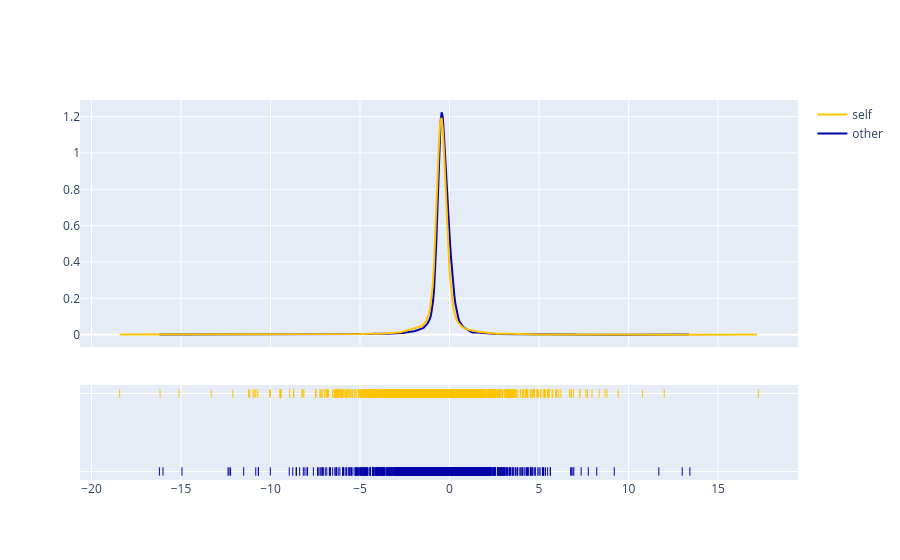

Notebook code for this chart:
### Code cell
fig = ff.create_distplot(hist_data,groups,show_hist=False,colors=colors)

### Figure 1 — Plotly figure (JSON) as saved in the notebook; plotly's stock layout.template omitted (floating-point values rounded to 4 significant figures; data arrays with more than 128 entries replaced by an {"elided": "..."} marker saying what was removed)
{"data": [{"legendgroup": "other", "marker": {"color": "#0504aa"}, "mode": "lines", "name": "other", "showlegend": true, "x": {"elided": "500 float values"}, "xaxis": "x", "y": {"elided": "500 float values"}, "yaxis": "y", "type": "scatter"}, {"legendgroup": "self", "marker": {"color": "#FFC300"}, "mode": "lines", "name": "self", "showlegend": true, "x": {"elided": "500 float values"}, "xaxis": "x", "y": {"elided": "500 float values"}, "yaxis": "y", "type": "scatter"}, {"legendgroup": "other", "marker": {"color": "#0504aa", "symbol": "line-ns-open"}, "mode": "markers", "name": "other", "showlegend": false, "x": {"elided": "12019 float values"}, "xaxis": "x", "y": {"elided": "12019 str values"}, "yaxis": "y2", "type": "scatter"}, {"legendgroup": "self", "marker": {"color": "#FFC300", "symbol": "line-ns-open"}, "mode": "markers", "name": "self", "showlegend": false, "x": {"elided": "10719 float values"}, "xaxis": "x", "y": {"elided": "10719 str values"}, "yaxis": "y2", "type": "scatter"}], "layout": {"barmode": "overlay", "hovermode": "closest", "legend": {"traceorder": "reversed"}, "xaxis": {"anchor": "y2", "domain": [0.0, 1.0], "zeroline": false}, "yaxis": {"anchor": "free", "domain": [0.35, 1], "position": 0.0}, "yaxis2": {"anchor": "x", "domain": [0, 0.25], "dtick": 1, "showticklabels": false}}}
